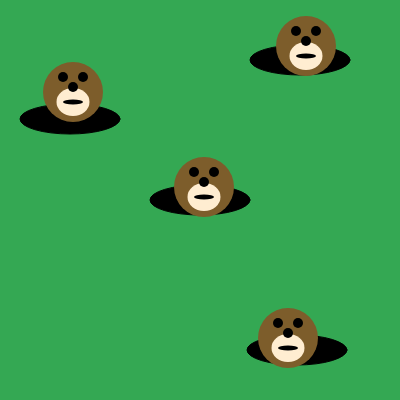
Frame 1 (no input)
Frame 60 (no input): identical to frame 1, image omitted
Frame 120 (the mouse pressed at the canvas centre since frame 60): identical to frame 1, image omitted

The p5.js sketch that drew this single still picture (run headless with seeded random() and noise() and a simulated clock; from frame 60 on, the mouse is pressed at the canvas centre):

// p5.js sketch
// ── sketch.js
function drawMole(moleX, moleY){
	noStroke();
	fill(125, 93, 43);
	ellipse(moleX, moleY, 60, 60); // face
    fill(255, 237, 209);
    ellipse(moleX, moleY+10, 33, 28); 
    fill(0, 0, 0);
    ellipse(moleX-10, moleY-15, 10, 10); // eyes
    ellipse(moleX+10, moleY-15, 10, 10);
    ellipse(moleX, moleY-5, 10, 10); // nose
    ellipse(moleX, moleY+10, 20, 5); // mouth
}

function setup(){
	createCanvas(400, 400);
	background(52, 168, 83);
	fill(0);
	ellipse(200, 200, 100, 30);
	ellipse(70, 119, 100, 30);
	ellipse(300, 60, 100, 30);
	ellipse(297, 350, 100, 30);
	drawMole(204, 187);
	drawMole(73, 92);
	drawMole(306, 46);
	drawMole(288, 338);
}

function draw(){

}
